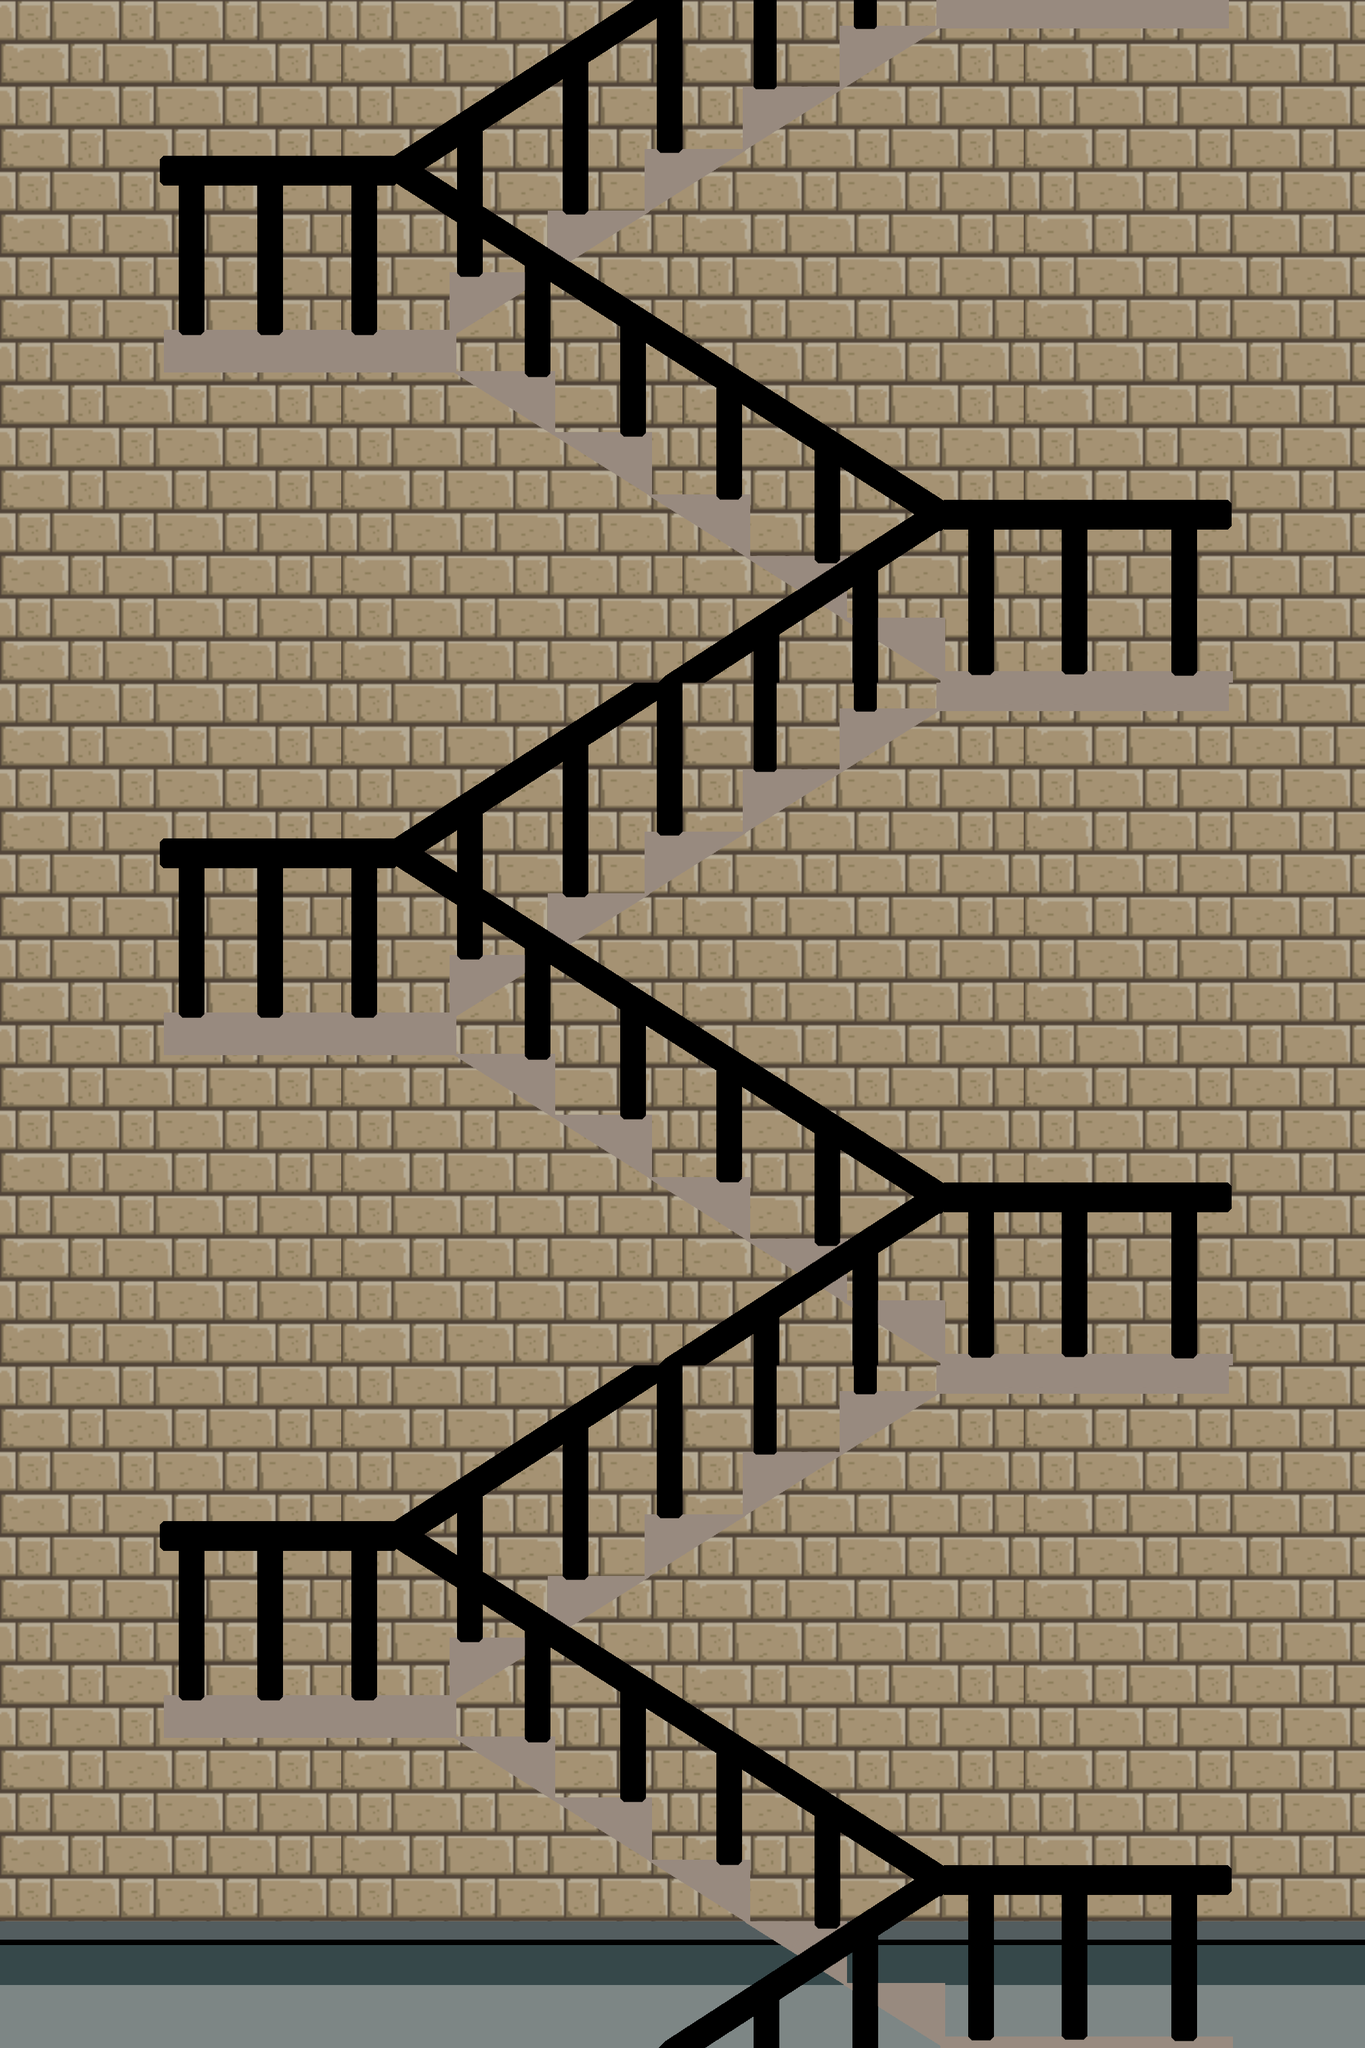

Tiled map render using the project's own tile images. Description and the whole map definition, tile-layer contents included, below:
An orthogonal 4x6 tile map with 504x504 px tiles, 2 tile layers (Bricks, stairs), 4 tilesets and 21 objects (12x Stars).

<map version="1.10" tiledversion="1.10.0" orientation="orthogonal" renderorder="right-down" width="4" height="6" tilewidth="504" tileheight="504" infinite="0" nextlayerid="8" nextobjectid="28">
 <editorsettings>
  <export target="menu.json" format="json" />
 </editorsettings>
 <tileset firstgid="1" name="bricks" tilewidth="504" tileheight="504" tilecount="1" columns="1">
  <image source="../images/sand_brick2.png" width="504" height="504" />
 </tileset>
 <tileset firstgid="2" name="doors" tilewidth="277" tileheight="670" tilecount="1" columns="1">
  <image source="../images/fire-exit-door2.png" width="277" height="670" />
 </tileset>
 <tileset firstgid="3" name="road" tilewidth="504" tileheight="504" tilecount="1" columns="1">
  <image source="../images/road.png" width="504" height="504" />
 </tileset>
 <tileset firstgid="4" name="stairs" tilewidth="2016" tileheight="1008" tilecount="1" columns="1">
  <image source="../images/stairs.png" width="2016" height="1008" />
 </tileset>
 <layer id="1" name="Bricks" width="4" height="6">
  <data encoding="csv">
1,1,1,1,
1,1,1,1,
1,1,1,1,
1,1,1,1,
1,1,1,1,
3,3,3,3
</data>
 </layer>
 <objectgroup id="2" name="Doors">
  <object id="2" gid="2" x="305" y="2504.79" width="277" height="670" />
  <object id="3" gid="2" x="1465" y="2001" width="277" height="670" />
  <object id="4" gid="2" x="305" y="1501" width="277" height="670" />
  <object id="5" gid="2" x="1465" y="993" width="277" height="670" />
 </objectgroup>
 <layer id="5" name="stairs" width="4" height="6">
  <data encoding="csv">
0,0,0,0,
4,0,0,0,
0,0,0,0,
4,0,0,0,
0,0,0,0,
4,0,0,0
</data>
 </layer>
 <objectgroup id="6" name="stars">
  <object id="8" type="Stars" x="236" y="1804" width="76" height="48" />
  <object id="9" x="-824" y="1504" />
  <object id="10" type="Stars" x="398" y="1700" width="76" height="48" />
  <object id="11" type="Stars" x="566" y="1804" width="76" height="48" />
  <object id="12" type="Stars" x="1409" y="1288" width="76" height="48" />
  <object id="13" type="Stars" x="1571" y="1184" width="76" height="48" />
  <object id="14" type="Stars" x="1739" y="1288" width="76" height="48" />
  <object id="15" type="Stars" x="245" y="796" width="76" height="48" />
  <object id="16" type="Stars" x="407" y="692" width="76" height="48" />
  <object id="17" type="Stars" x="575" y="796" width="76" height="48" />
  <object id="18" type="Stars" x="1397" y="296" width="76" height="48" />
  <object id="19" type="Stars" x="1559" y="192" width="76" height="48" />
  <object id="20" type="Stars" x="1727" y="296" width="76" height="48" />
 </objectgroup>
 <objectgroup id="7" name="Arrows">
  <object id="22" x="77" y="2151" width="64" height="64" />
  <object id="25" x="1852" y="1580" width="64" height="64" />
  <object id="26" x="80" y="1108" width="64" height="64" />
  <object id="27" x="1852" y="604" width="64" height="64" />
 </objectgroup>
</map>
